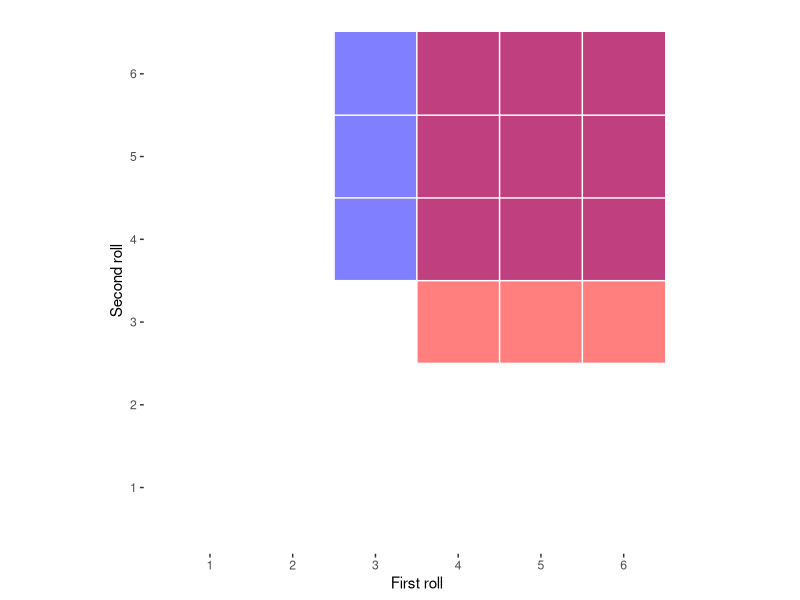

The R source for this figure:
## ---- chunk 1
dice_outcomes <- data.frame(
  Description <- c(
    "First is 3 or more, second is 4 or more", # valid outcome
    "First is 4 or more, second is 3 or more", # valid outcome
    "First is 3 or more, second is 3 or LESS", # invalid outcome
    "First is 4 or more, second is 2 or LESS", # invalid outcome
    "First is 3 or LESS, second is 4 or more", # invalid outcome
    "First is 2 or LESS, second is 3 or more", # invalid outcome
    "First is 2 or LESS, second is 2 or LESS"  # invalid outcome
  ),
  likelihood = c(
    (4/6) * (3/6), # "First is 3 or more, second is 4 or more", # valid outcome
    (3/6) * (4/6), # "First is 4 or more, second is 3 or more", # valid outcome
    (3/6) * (3/6), # "First is 3 or more, second is 3 or LESS", # invalid outcome
    (3/6) * (2/6), # "First is 4 or more, second is 2 or LESS", # invalid outcome
    (3/6) * (3/6), # "First is 3 or LESS, second is 4 or more", # invalid outcome
    (2/6) * (4/6), # "First is 2 or LESS, second is 3 or more", # invalid outcome
    (2/6) * (2/6)  # "First is 2 or LESS, second is 2 or LESS"  # invalid outcome
  )
)
knitr::kable(dice_outcomes)
sum(dice_outcomes$likelihood)
## ---- chunk 2
#| label: fig-prob-dice-outcome-likelihoods
#| fig-cap: a summary of the overlap between 2 outcomes. The likelihood of any particular dice roll is 1 out of 36 (see how there are 36 combinations in the above grid), and so you could calculate the likelihood of one dice being at least 3 and the other being at least 4 by making a grid like above and then calculating what **proportion of the area** is covered by valid rolls. If half of your rolls are valid, then half of the area would be covered. In our case, 15 out of 36 possible combinations is valid, and so 15/36 of the area in the above grid is your likelihood. **However**, this figure also visualises how mathematical shortcuts described above of the likelihood of getting an outcome can be incorrect if you make false assumptions about whether outcomes are mutually exclusive. As we can see above, the likelihood of dice 1 being 3 or above and dice 2 being 4 or above (blue) is NOT exclusive from the likelihood of dice 1 being 3 and above and dice being 3 and above (red), which is why the purple squares reflect the overlap between these outcomes. 

library(ggplot2)

ggplot() +
  geom_rect(
    mapping = aes(
      xmin = 2.5,
      xmax = 6.5,
      ymin = 3.5,
      ymax = 6.5
    ),
    fill = "blue",
    alpha = .5
  ) +
  geom_rect(
    mapping = aes(
      xmin = 3.5,
      xmax = 6.5,
      ymin = 2.5,
      ymax = 6.5
    ),
    fill = "red",
    alpha = .5
  ) +
  theme_bw() +
  theme(
    plot.background = element_blank(),
    #panel.grid.minor = element_line(color = "black", linewidth =  2),
    panel.grid.major = element_blank(),
    panel.grid.minor = element_blank(),
    panel.border = element_blank()
  ) + 
  coord_fixed() +
  xlab("First roll") +
  ylab("Second roll") + 
  geom_vline(
    xintercept =c(0.5,1.5,2.5,3.5,4.5, 5.5),
    color="white"
  ) + 
  geom_hline(
    yintercept =c(0.5,1.5,2.5,3.5,4.5, 5.5),
    color="white"
  ) +
  scale_x_continuous(breaks = seq(0, 6, by = 1)) +
  scale_y_continuous(breaks = seq(0, 6, by = 1)) 


## ---- chunk 3
(4/6) * (3/6) + # "First is 3 or more, second is 4 or more", # valid outcome
(3/6) * (4/6) - # "First is 4 or more, second is 3 or more", # valid outcome
(3/6) * 3/6     # overlap between the two valid outcomes above 
## ---- chunk 4
valid_dice <- matrix(FALSE,nrow = 6,ncol = 6)
for(i in 1:6){
  for(j in 1:6){
    if(i >= 3 & j >= 4){
      valid_dice[i,j] = TRUE
    }
    if(i >= 4 & j >= 3){
      valid_dice[i,j] = TRUE
    }
  }
}
sum(valid_dice)/ # number of valid roll combinations
36               # total number of roll combinations

## ---- chunk 5
at_least_1_fp = 
.05 * .95 * .95 + # false positive only for test 1
.95 * .05 * .95 + # false positive only for test 2
.95 * .95 * .05 + # false positive only for test 3
.05 * .05 * .95 + # false positive only for test 1 and 2
.05 * .95 * .05 + # false positive only for test 1 and 3
.95 * .05 * .05 + # false positive only for test 2 and 3
.05 * .05 * .05   # false positive only for test all tests
at_least_1_fp
## ---- chunk 6
.95 * .95 * .95 + # zero false positives
  at_least_1_fp
## ---- chunk 7
1 - (.95 * .95 * .95)
